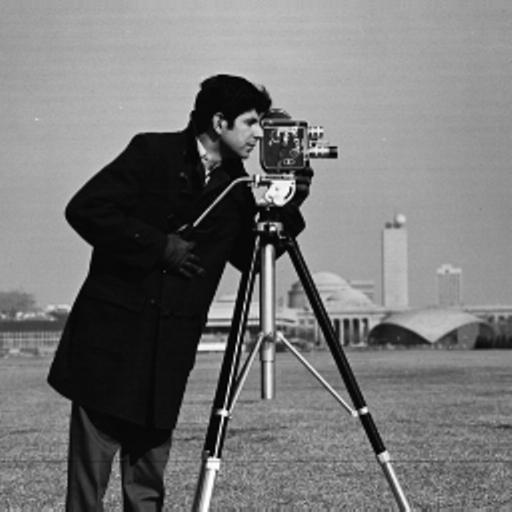
#> input picture week-1/assets/cameraman.png, 512 x 512 px
$ jupyter execute practice_pca.ipynb
#> lines starting #> are read from the running program, lines starting #| are printed output that depends on the picture
## Import required libraries

[cell 1]
import numpy as np
from PIL import Image
from IPython.display import display
import matplotlib.pyplot as plt

## Images load and into array (Preprocessing)

[cell 2]
image = Image.open("./assets/cameraman.png").convert("L")
#> image is the input picture: PIL image 512x512 L; min 0, max 255, mean 118.3
display(image)

[cell 3]
image_array = np.array(image)
height, width = image_array.shape
#> height = 512; width = 512

# why reshape ?  here it doesn't matter ?
data = image_array.reshape(height, width)

## standardize data
- **centring** ensures PCA focuses on variance, not absolute values

[cell 4]
mean = np.mean(data, axis=0)
#> mean = 512 values, max 151.7 at index 404, min 57.75 at index 151, mean 118.3
centered_data = data - mean
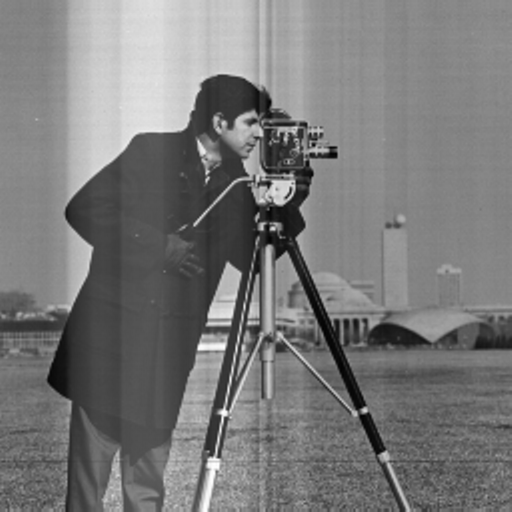
#> centered_data: shape (512, 512) float64; min -148, max 162.7, mean 0; drawn with min black and max white

## covariance matrix
- **capturing relationship**  to find importance ?

[cell 5]
# row var ?  treat columns as variable instead of row
cov_matrix = np.cov(centered_data, rowvar=False)
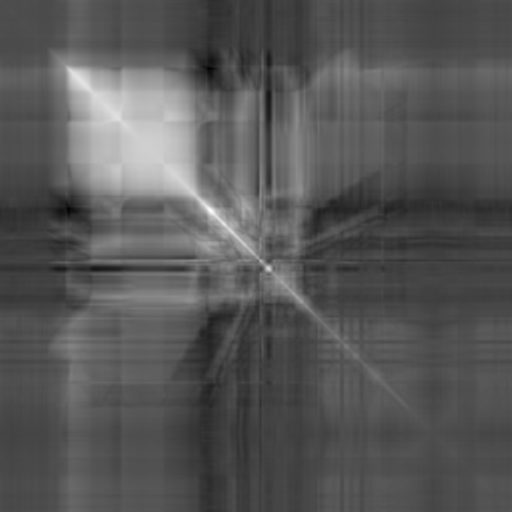
#> cov_matrix: shape (512, 512) float64; min -2322.2, max 6847.2, mean 825; drawn with min black and max white

## eigenvalues and eigenvectors

[cell 6]
eigenvalues, eigenvector = np.linalg.eigh(cov_matrix)
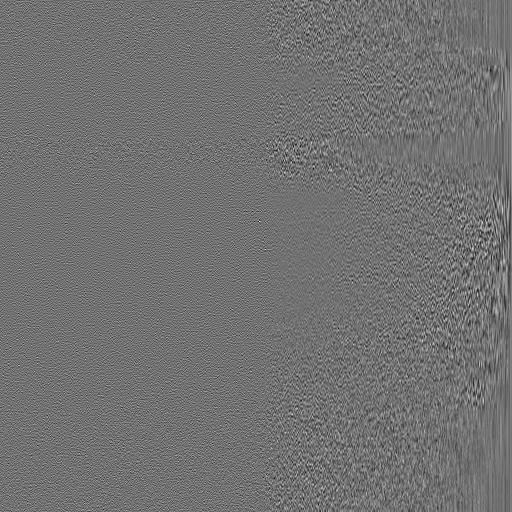
#> eigenvector: shape (512, 512) float64; min -0.251, max 0.311, mean 2.51e-05; drawn with min black and max white
#> eigenvalues = 512 values from 1.18e-12 to 628073.7

# sorting in desc. order

# eigen vector = principal components
# but only after sorting. And only the ones you pick.

# how is argsort different than sort ? it returns indices that would sort arr
sorted_indices = np.argsort(eigenvalues)[::-1]
#> sorted_indices = 512 values, max 511 at index 0, min 0 at index 511, mean 255.5
eigenvalues = eigenvalues[sorted_indices]
#> eigenvalues = 512 values, max 628073.7 at index 0, min 1.18e-12 at index 511, mean 2880.2
eigenvector = eigenvector[:, sorted_indices] # principal components ?
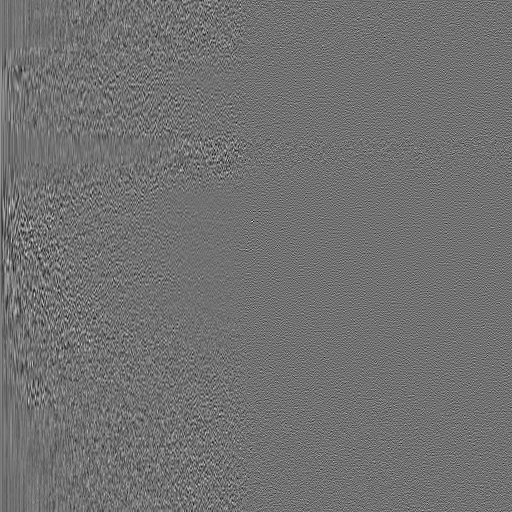
#> eigenvector: shape (512, 512) float64; min -0.251, max 0.311, mean 2.51e-05; drawn with min black and max white

## picking principal component (important ones)

- but how many to pick ? - `explained-variance`
- how much info to which components

[cell 7]
explained_variance_ratio = eigenvalues / np.sum(eigenvalues)
#> explained_variance_ratio = 512 values, max 0.426 at index 0, min 7.98e-19 at index 511, mean 0.00195
plt.plot(np.cumsum(explained_variance_ratio))
#> (this line was passed over: IPython is not available in this run)
plt.title("Cumulative Explained Variance ")
#> (this line was passed over: IPython is not available in this run)
plt.xlabel("Number of Components ")
#> (this line was passed over: IPython is not available in this run)
plt.ylabel("Cumulative Explained Variance ")
#> (this line was passed over: IPython is not available in this run)
plt.grid(True)
#> (this line was passed over: IPython is not available in this run)
plt.show()

## picking top k principal component

- larger k, more info ?

[cell 8]
k = 50
components = eigenvector[:, :k]
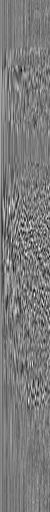
#> components: shape (512, 50) float64; min -0.226, max 0.24, mean 0.000534; drawn with min black and max white

## finally compress the image

[cell 9]
# project data on to components
compressed_data = np.dot(centered_data, components)
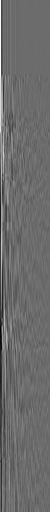
#> compressed_data: shape (512, 50) float64; min -1053.1, max 1429.2, mean 0; drawn with min black and max white

# the dimensions are changed
compressed_data.shape
#> Out = (512, 50)

## reconstructing image

[cell 10]
# how ?
decompressed_data = np.dot(compressed_data, components.T)

## Visualizing data

[cell 11]
plt.figure(figsize=(12, 6))
#> (this line was passed over: IPython is not available in this run)

# original
plt.subplot(1, 3, 1)
#> (this line was passed over: IPython is not available in this run)
